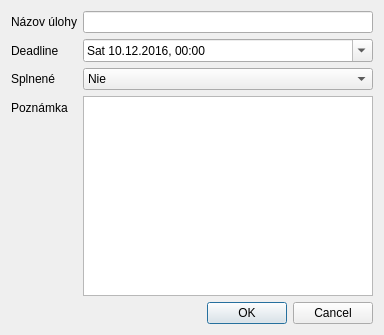
<?xml version="1.0" encoding="UTF-8"?>
<ui version="4.0">
 <class>insertItem</class>
 <widget class="QDialog" name="insertItem">
  <property name="geometry">
   <rect>
    <x>0</x>
    <y>0</y>
    <width>384</width>
    <height>335</height>
   </rect>
  </property>
  <property name="windowTitle">
   <string>Pridaj úlohu</string>
  </property>
  <property name="windowIcon">
   <iconset resource="To-Do-List-Manager.qrc">
    <normaloff>:/images/icon.png</normaloff>:/images/icon.png</iconset>
  </property>
  <layout class="QGridLayout" name="gridLayout">
   <item row="0" column="0">
    <layout class="QFormLayout" name="formLayout">
     <item row="0" column="0">
      <widget class="QLabel" name="label">
       <property name="text">
        <string>Názov úlohy</string>
       </property>
      </widget>
     </item>
     <item row="0" column="1">
      <widget class="QLineEdit" name="lineEdit"/>
     </item>
     <item row="1" column="0">
      <widget class="QLabel" name="label_2">
       <property name="text">
        <string>Deadline</string>
       </property>
      </widget>
     </item>
     <item row="2" column="0">
      <widget class="QLabel" name="label_3">
       <property name="text">
        <string>Splnené</string>
       </property>
      </widget>
     </item>
     <item row="2" column="1">
      <widget class="QComboBox" name="comboBox">
       <item>
        <property name="text">
         <string>Nie</string>
        </property>
       </item>
       <item>
        <property name="text">
         <string>Áno</string>
        </property>
       </item>
      </widget>
     </item>
     <item row="3" column="0">
      <widget class="QLabel" name="label_4">
       <property name="text">
        <string>Poznámka</string>
       </property>
      </widget>
     </item>
     <item row="3" column="1">
      <widget class="QPlainTextEdit" name="plainTextEdit"/>
     </item>
     <item row="1" column="1">
      <widget class="QDateTimeEdit" name="dateEdit">
       <property name="dateTime">
        <datetime>
         <hour>0</hour>
         <minute>0</minute>
         <second>0</second>
         <year>2016</year>
         <month>12</month>
         <day>10</day>
        </datetime>
       </property>
       <property name="minimumDateTime">
        <datetime>
         <hour>0</hour>
         <minute>0</minute>
         <second>0</second>
         <year>1752</year>
         <month>9</month>
         <day>18</day>
        </datetime>
       </property>
       <property name="minimumDate">
        <date>
         <year>1752</year>
         <month>9</month>
         <day>18</day>
        </date>
       </property>
       <property name="maximumTime">
        <time>
         <hour>23</hour>
         <minute>59</minute>
         <second>59</second>
        </time>
       </property>
       <property name="currentSection">
        <enum>QDateTimeEdit::DaySection</enum>
       </property>
       <property name="displayFormat">
        <string>ddd dd.MM.yyyy, hh:mm</string>
       </property>
       <property name="calendarPopup">
        <bool>true</bool>
       </property>
       <property name="currentSectionIndex">
        <number>0</number>
       </property>
      </widget>
     </item>
    </layout>
   </item>
   <item row="1" column="0">
    <widget class="QDialogButtonBox" name="buttonBox">
     <property name="enabled">
      <bool>true</bool>
     </property>
     <property name="orientation">
      <enum>Qt::Horizontal</enum>
     </property>
     <property name="standardButtons">
      <set>QDialogButtonBox::Cancel|QDialogButtonBox::Ok</set>
     </property>
    </widget>
   </item>
  </layout>
 </widget>
 <resources>
  <include location="To-Do-List-Manager.qrc"/>
 </resources>
 <connections>
  <connection>
   <sender>buttonBox</sender>
   <signal>rejected()</signal>
   <receiver>insertItem</receiver>
   <slot>reject()</slot>
   <hints>
    <hint type="sourcelabel">
     <x>316</x>
     <y>260</y>
    </hint>
    <hint type="destinationlabel">
     <x>286</x>
     <y>274</y>
    </hint>
   </hints>
  </connection>
 </connections>
</ui>
